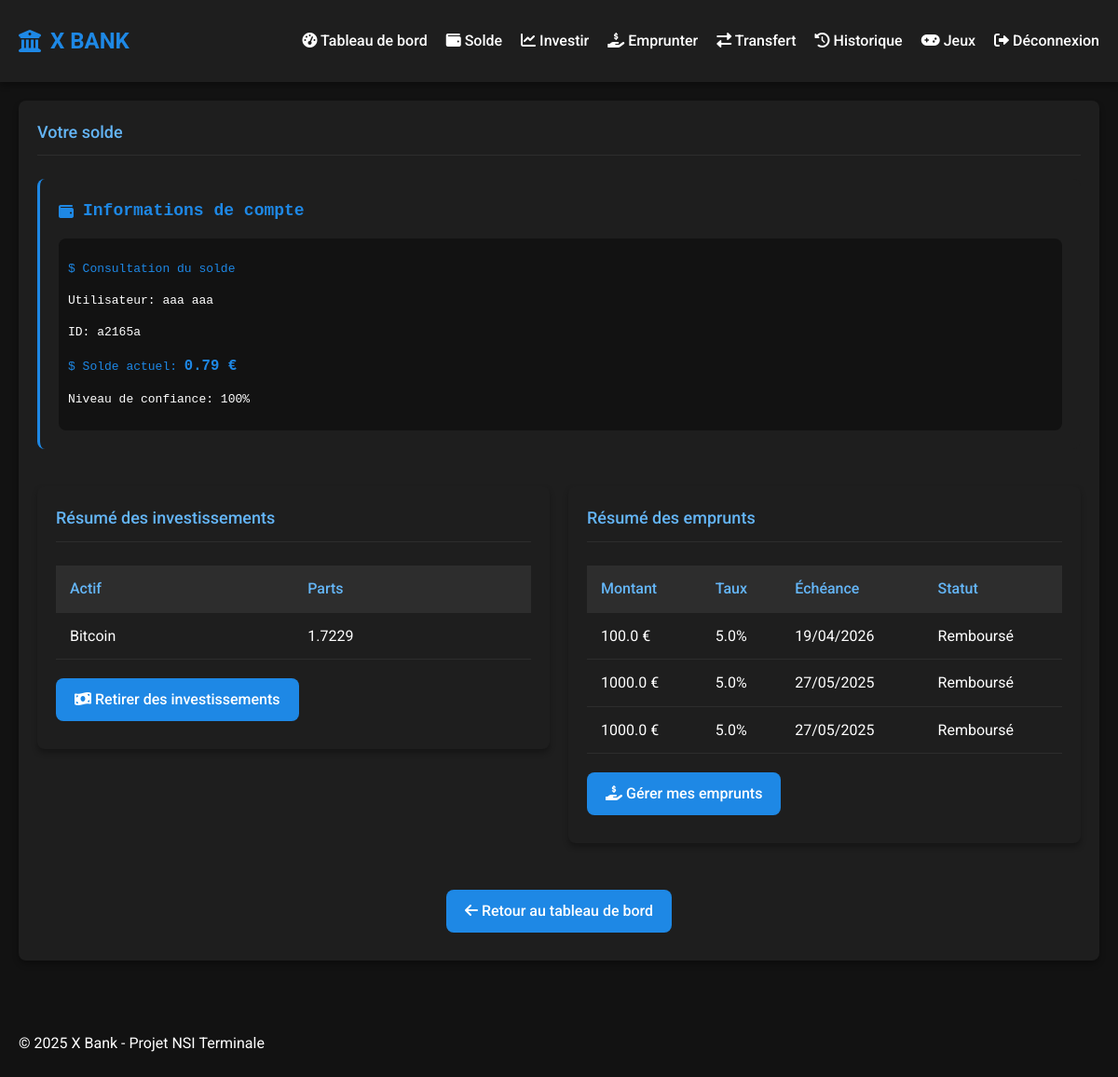
/balance (signed in), run on the app's committed database.
### models.py (models this page shows, shortened)
class User(db.Model, UserMixin):
    __tablename__ = 'users'
    id = db.Column(db.Integer, primary_key=True)
    name = db.Column(db.String(100), nullable=False)
    surname = db.Column(db.String(100), nullable=False)
    password = db.Column(db.String(128), nullable=False)
    age = db.Column(db.Integer, nullable=False)
    user_id = db.Column(db.String(20), unique=True, nullable=False)
    permissions = db.Column(db.Integer, default=1)  # 1 for user, 0 for admin
    balance = db.Column(db.Float, default=0)
    wallet = db.Column(db.Text, default='{}')  # JSON string
    trust = db.Column(db.Integer, default=100)
    can_delete = db.Column(db.Boolean, default=True)
    code = db.Column(db.Integer)
    created_at = db.Column(db.DateTime, default=datetime.utcnow)
    transactions = db.relationship('Transaction', backref='user', lazy=True)
    loans = db.relationship('Loan', backref='user', lazy=True)
    def get_wallet(self):
        return json.loads(self.wallet)

class Loan(db.Model):
    __tablename__ = 'loans'
    id = db.Column(db.Integer, primary_key=True)
    user_id = db.Column(db.Integer, db.ForeignKey('users.id'), nullable=False)
    amount = db.Column(db.Float, nullable=False)
    interest_rate = db.Column(db.Float, nullable=False)
    start_date = db.Column(db.DateTime, default=datetime.utcnow)
    end_date = db.Column(db.DateTime, nullable=False)
    is_paid = db.Column(db.Boolean, default=False)

### app.py (the view)
@app.route('/balance')
@login_required
def show_balance():
    return render_template('balance.html')

### app.py (called while the page is built)
@login_manager.user_loader
def load_user(user_id):
    return User.query.get(int(user_id))

### templates/balance.html (shortened to what this page needs)
{% extends 'base.html' %}
{% block content %}
<div class="card">
    <div class="card-header">
        <h2 class="card-title">Votre solde</h2>
    </div>
    <div class="card-body">
        <div class="terminal-section">
            <div class="terminal-header">
                <i class="fas fa-wallet terminal-icon"></i>
                <h3 class="terminal-title">Informations de compte</h3>
            </div>
            <div class="terminal-content">
                <p style="color: var(--primary-color);">$ Consultation du solde</p>
                <p style="color: var(--text-color);">Utilisateur: {{ current_user.name }} {{ current_user.surname }}</p>
                <p style="color: var(--text-color);">ID: {{ current_user.user_id }}</p>
                <p style="color: var(--primary-color);">$ Solde actuel: <span style="font-size: 1.2em; font-weight: bold;">{{ current_user.balance|round(2) }} €</span></p>
                <p style="color: var(--text-color);">Niveau de confiance: {{ current_user.trust }}%</p>
            </div>
        </div>
        <div class="row" style="margin-top: 30px;">
            <div class="col">
                <div class="card">
                    <div class="card-header">
                        <h3 class="card-title">Résumé des investissements</h3>
                    </div>
                    <div class="card-body">
                        {% set wallet = current_user.get_wallet() %}
                        {% if wallet %}
                            <table class="table">
                                <thead>
                                    <tr>
                                        <th>Actif</th>
                                        <th>Parts</th>
                                    </tr>
                                </thead>
                                <tbody>
                                    {% for asset, shares in wallet.items() %}
                                    <tr>
                                        <td>{{ asset }}</td>
                                        <td>{{ shares|round(4) }}</td>
                                    </tr>
                                    {% endfor %}
                                </tbody>
                            </table>
                            <a href="{{ url_for('withdraw_investment') }}" class="btn btn-primary">
                                <i class="fas fa-money-bill-wave"></i> Retirer des investissements
                            </a>
                        {% else %}
                            <p>Vous n'avez pas d'investissements actifs.</p>
                            <a href="{{ url_for('invest') }}" class="btn btn-primary">
                                <i class="fas fa-chart-line"></i> Commencer à investir
                            </a>
                        {% endif %}
                    </div>
                </div>
            </div>
            <div class="col">
                <div class="card">
                    <div class="card-header">
                        <h3 class="card-title">Résumé des emprunts</h3>
                    </div>
                    <div class="card-body">
                        {% if current_user.loans %}
                            <table class="table">
                                <thead>
                                    <tr>
                                        <th>Montant</th>
                                        <th>Taux</th>
                                        <th>Échéance</th>
                                        <th>Statut</th>
                                    </tr>
                                </thead>
                                <tbody>
                                    {% for loan in current_user.loans %}
                                    <tr>
                                        <td>{{ loan.amount|round(2) }} €</td>
                                        <td>{{ (loan.interest_rate * 100)|round(1) }}%</td>
                                        <td>{{ loan.end_date.strftime('%d/%m/%Y') }}</td>
                                        <td>{% if loan.is_paid %}Remboursé{% else %}En cours{% endif %}</td>
                                    </tr>
                                    {% endfor %}
                                </tbody>
                            </table>
                            <a href="{{ url_for('take_loan') }}" class="btn btn-primary">
                                <i class="fas fa-hand-holding-usd"></i> Gérer mes emprunts
                            </a>
                        {% else %}
                            <p>Vous n'avez pas d'emprunts en cours.</p>
                            <a href="{{ url_for('take_loan') }}" class="btn btn-primary">
                                <i class="fas fa-hand-holding-usd"></i> Demander un emprunt
                            </a>
                        {% endif %}
                    </div>
                </div>
            </div>
        </div>
        <div style="margin-top: 30px; text-align: center;">
            <a href="{{ url_for('user_dashboard') }}" class="btn btn-primary">
                <i class="fas fa-arrow-left"></i> Retour au tableau de bord
            </a>
        </div>
    </div>
</div>
{% endblock %}

### static/css/style.css (style rules this page uses)
:root { --primary-color: #1e88e5; --primary-dark: #0d47a1; --primary-light: #64b5f6; --background-dark: #121212; --background-medium: #1e1e1e; --background-light: #2d2d2d; --text-color: #ffffff; --text-secondary: #b0b0b0; --success-color: #00c853; --danger-color: #ff1744; --warning-color: #ffab00; --border-radius: 8px; --box-shadow: 0 4px 6px rgba(0, 0, 0, 0.3); }
body { font-family: 'Roboto', sans-serif; background-color: var(--background-dark); color: var(--text-color); margin: 0; padding: 0; line-height: 1.6; }
.card { background-color: var(--background-medium); border-radius: var(--border-radius); box-shadow: var(--box-shadow); padding: 20px; margin-bottom: 20px; }
.card-header { display: flex; justify-content: space-between; align-items: center; margin-bottom: 15px; border-bottom: 1px solid var(--background-light); padding-bottom: 10px; }
.card-title { font-size: 18px; font-weight: 500; color: var(--primary-light); margin: 0; }
.card-body { padding: 10px 0; }
.btn { display: inline-block; padding: 10px 20px; border: none; border-radius: var(--border-radius); font-size: 16px; font-weight: 500; cursor: pointer; transition: background-color 0.3s, transform 0.2s; text-align: center; text-decoration: none; }
.btn-primary { background-color: var(--primary-color); color: white; }
.table { width: 100%; border-collapse: collapse; margin-bottom: 20px; }
.table th, .table td { padding: 12px 15px; text-align: left; border-bottom: 1px solid var(--background-light); }
.table th { background-color: var(--background-light); color: var(--primary-light); font-weight: 500; }
.row { display: flex; flex-wrap: wrap; margin: -10px; }
.col { flex: 1; padding: 10px; }
.terminal-section { background-color: var(--background-medium); border-radius: var(--border-radius); padding: 20px; margin-bottom: 20px; border-left: 3px solid var(--primary-color); }
.terminal-header { display: flex; align-items: center; margin-bottom: 15px; }
.terminal-icon { color: var(--primary-color); margin-right: 10px; }
.terminal-title { font-family: monospace; font-size: 18px; color: var(--primary-color); margin: 0; }
.terminal-content { font-family: monospace; padding: 10px; background-color: var(--background-dark); border-radius: var(--border-radius); overflow-x: auto; }

### data on the page
User: name "aaa", surname "aaa", user_id "a2165a", balance "0.79", trust "100"
Loan: amount "100.0", (loan.interest_rate*100)|round(1) "5.0", end_date "19/04/2026", is_paid "Remboursé"
Loan: amount "1000.0", (loan.interest_rate*100)|round(1) "5.0", end_date "27/05/2025", is_paid "Remboursé"
Loan: amount "1000.0", (loan.interest_rate*100)|round(1) "5.0", end_date "27/05/2025", is_paid "Remboursé"

### other printed values
{{ asset }} "Bitcoin"
{{ shares|round(4) }} "1.7229"
